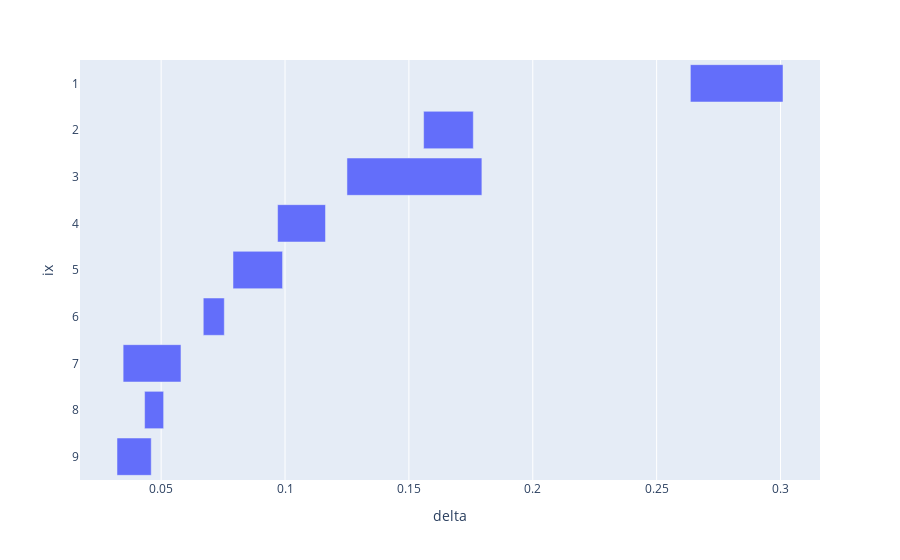

Notebook code for this chart:
### Code cell
import plotly.express as px


freq_distance_bl['delta'] = freq_distance_bl['benford'] - freq_distance_bl['first_digit_freq']

fig = px.bar(freq_distance_bl,
base = "first_digit_freq",
x = "delta",
y = "ix",
orientation = 'h'
)

fig.update_yaxes(autorange="reversed")
fig.show()

### Figure 1 — Plotly figure (JSON) as saved in the notebook; plotly's stock layout.template omitted (floating-point values rounded to 4 significant figures)
{"data": [{"alignmentgroup": "True", "base": [0.2636, 0.1795, 0.1559, 0.1163, 0.09901, 0.0755, 0.04332, 0.03465, 0.03218], "hovertemplate": "first_digit_freq=%{base}<br>delta=%{x}<br>ix=%{y}<extra></extra>", "legendgroup": "", "marker": {"color": "#636efa", "pattern": {"shape": ""}}, "name": "", "offsetgroup": "", "orientation": "h", "showlegend": false, "textposition": "auto", "type": "bar", "x": [0.03739, -0.05446, 0.02006, -0.01934, -0.02001, -0.008495, 0.007683, 0.02335, 0.01382], "xaxis": "x", "y": [1, 3, 2, 4, 5, 6, 8, 7, 9], "yaxis": "y"}], "layout": {"barmode": "relative", "legend": {"tracegroupgap": 0}, "margin": {"t": 60}, "xaxis": {"anchor": "y", "domain": [0, 1], "title": {"text": "delta"}}, "yaxis": {"anchor": "x", "autorange": "reversed", "domain": [0, 1], "title": {"text": "ix"}}}}
